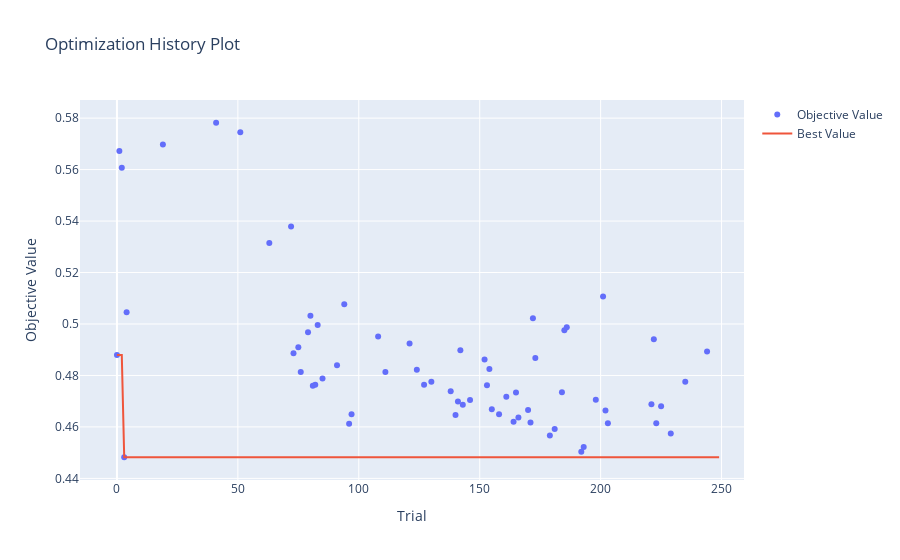

Notebook cell for this chart:
### Code cell
if is_multi_objective:
    fig = vis.plot_optimization_history(study, target=lambda t: t.values[1], target_name='Accuracy')
else:
    fig = vis.plot_optimization_history(study)
fig.show()

### Figure 1 — Plotly figure (JSON) as saved in the notebook; plotly's stock layout.template omitted (floating-point values rounded to 4 significant figures; data arrays with more than 128 entries replaced by an {"elided": "..."} marker saying what was removed)
{"data": [{"mode": "markers", "name": "Objective Value", "type": "scatter", "x": [0, 1, 2, 3, 4, 19, 41, 51, 63, 72, 73, 75, 76, 79, 80, 81, 82, 83, 85, 91, 94, 96, 97, 108, 111, 121, 124, 127, 130, 138, 140, 141, 142, 143, 146, 152, 153, 154, 155, 158, 161, 164, 165, 166, 170, 171, 172, 173, 179, 181, 184, 185, 186, 192, 193, 198, 201, 202, 203, 221, 222, 223, 225, 229, 235, 244], "y": [0.4879, 0.5673, 0.5607, 0.4482, 0.5046, 0.5697, 0.5782, 0.5745, 0.5315, 0.5379, 0.4886, 0.4909, 0.4814, 0.4968, 0.5032, 0.476, 0.4764, 0.4996, 0.4788, 0.484, 0.5077, 0.4612, 0.4649, 0.4952, 0.4813, 0.4925, 0.4822, 0.4764, 0.4776, 0.4739, 0.4646, 0.4699, 0.4898, 0.4687, 0.4705, 0.4862, 0.4762, 0.4825, 0.4669, 0.465, 0.4717, 0.4621, 0.4734, 0.4637, 0.4666, 0.4617, 0.5023, 0.4868, 0.4567, 0.4592, 0.4735, 0.4976, 0.4987, 0.4504, 0.4522, 0.4706, 0.5107, 0.4664, 0.4614, 0.4688, 0.4941, 0.4614, 0.468, 0.4574, 0.4775, 0.4893]}, {"mode": "lines", "name": "Best Value", "type": "scatter", "x": {"elided": "250 int values"}, "y": {"elided": "250 float values"}}, {"marker": {"color": "#cccccc"}, "mode": "markers", "name": "Infeasible Trial", "showlegend": false, "type": "scatter", "x": [], "y": []}], "layout": {"title": {"text": "Optimization History Plot"}, "xaxis": {"title": {"text": "Trial"}}, "yaxis": {"title": {"text": "Objective Value"}}}}
